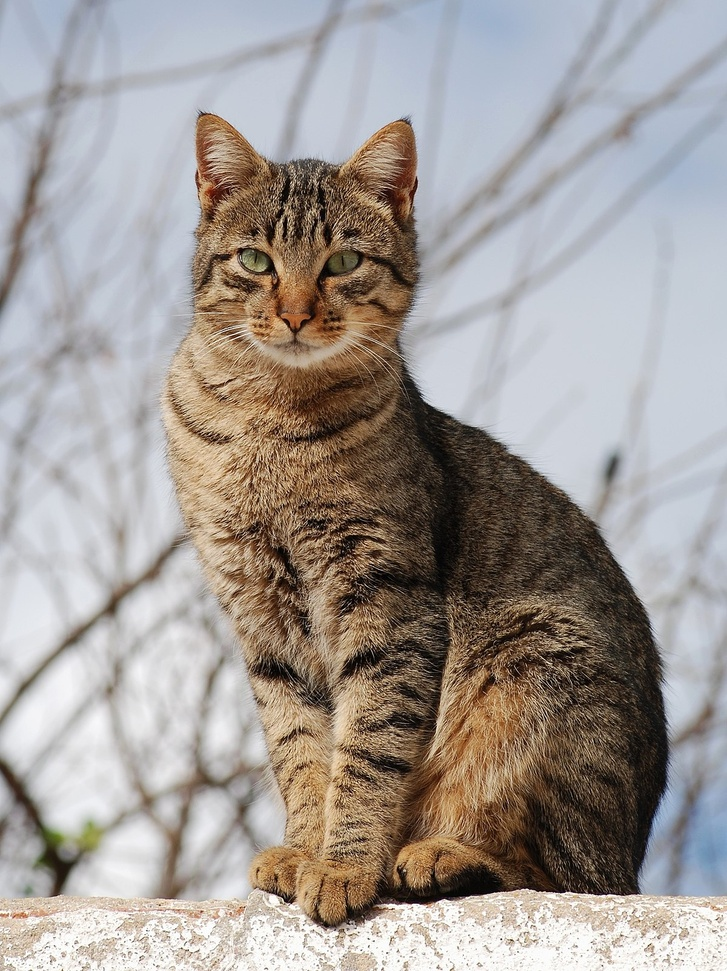
#> input picture Classwork#5/cat.jpg, 727 x 971 px, shrunk from 1200 x 1602 before the run
$ python test.py
#> lines starting #> are read from the running program, lines starting #| are printed output that depends on the picture
import numpy as np
import cv2 as cv

def sobel_filter(image):
    sobel_x = np.array([[-1, 0, 1],
                        [-2, 0, 2],
                        [-1, 0, 1]])

    sobel_y = np.array([[-1, -2, -1],
                        [ 0,  0,  0],
                        [ 1,  2,  1]])

    grad_x = cv.filter2D(image, -1, sobel_x)
    grad_y = cv.filter2D(image, -1, sobel_y)

    cv.imwrite('sobelimg_X.png', grad_x)
    return grad_x, sobel_x

def fourier_transform(img):
    img = img.astype(np.float32)
    imgF = np.fft.fft2(img)
    # imgF = np.fft.fftshift(imgF)
    return imgF

def dot_product(fourier_img, fourier_sobel_filter):
    dot = fourier_img * fourier_sobel_filter
    return dot

def inverse_fourier_transform(con_img):
    imglnv = np.fft.ifft2(con_img)
    imglnv = np.real(imglnv)
    imglnv = imglnv.astype(np.uint8)
    cv.imwrite('output.png', imglnv)

if __name__ == '__main__':
    img = cv.imread('cat.jpg', cv.IMREAD_GRAYSCALE)
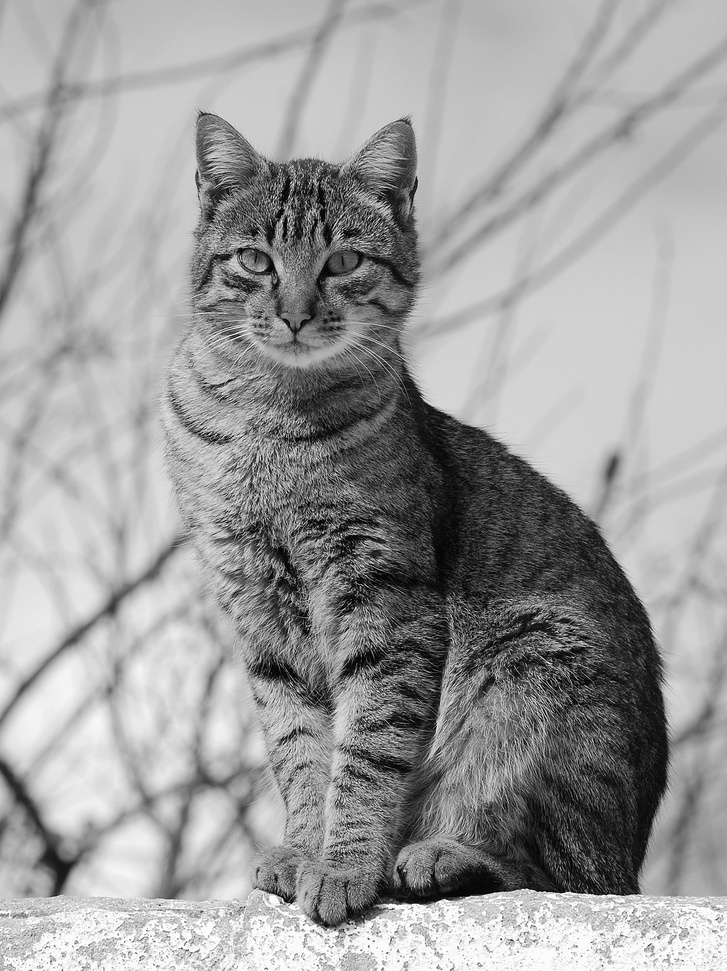
#> img: shape (971, 727); min 0, max 255, mean 156.4
    sobel_output, sobelFilter = sobel_filter(img)
#> in sobel_filter, `grad_x = cv.filter2D(image, -1, sobel_x)`:
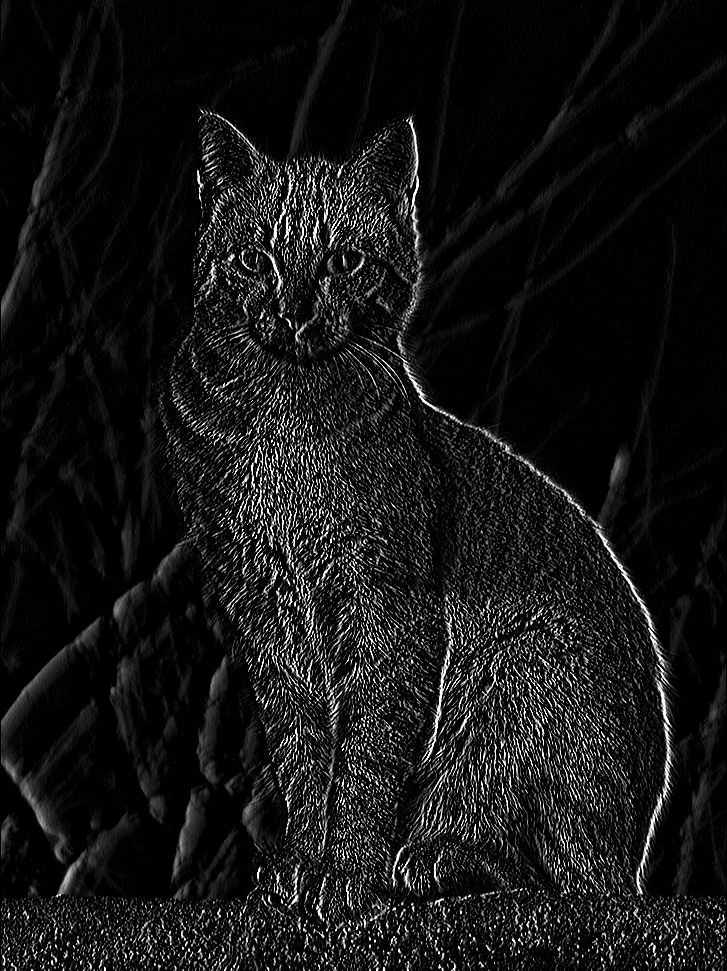
#> grad_x: shape (971, 727); min 0, max 255, mean 20.8
#> in sobel_filter, `grad_y = cv.filter2D(image, -1, sobel_y)`:
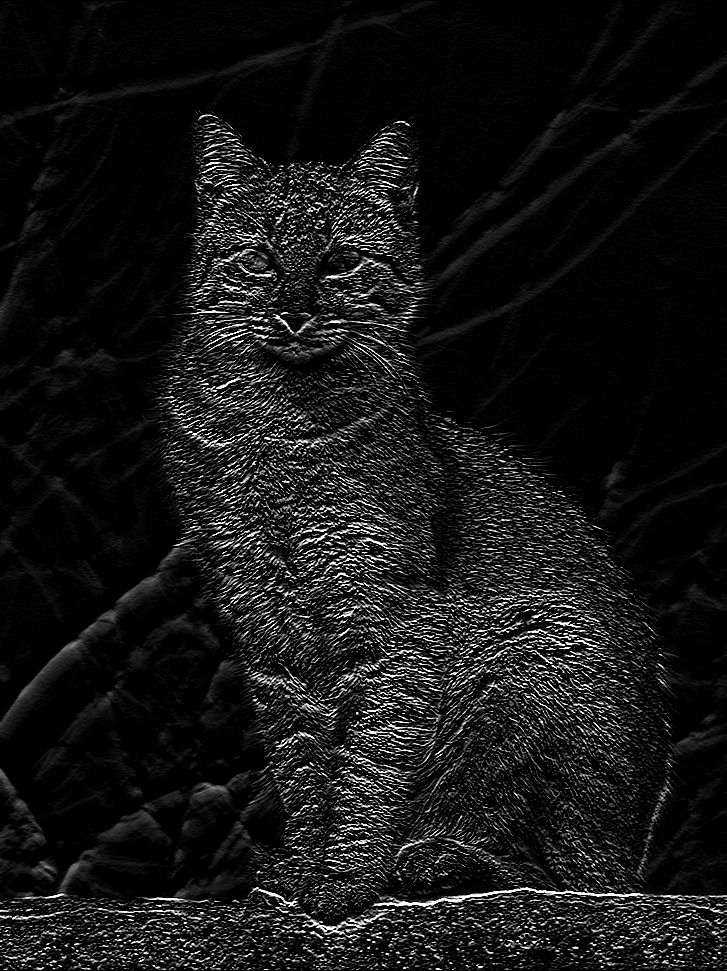
#> grad_y: shape (971, 727); min 0, max 255, mean 21.1
#> sobelFilter = [[-1, 0, 1], [-2, 0, 2], [-1, 0, 1]]

    # Convert Sobel filter to the frequency domain
    fourier_sobel_filter = fourier_transform(sobelFilter)

    # Convert the input image to the frequency domain
    fourier_img = fourier_transform(img)

    h, w = fourier_img.shape
#> h = 971; w = 727
    pad_height = max(0, h - fourier_sobel_filter.shape[0])
#> pad_height = 968
    pad_width = max(0, w - fourier_sobel_filter.shape[1])
#> pad_width = 724
    padded_array = np.pad(fourier_sobel_filter, ((0, pad_height), (0, pad_width)), mode='constant', constant_values=0)

    # Perform the dot product in the frequency domain
    product = dot_product(fourier_img, padded_array)

    # Convert the result back to the spatial domain
    inverse_fourier_transform(product)
#> in inverse_fourier_transform, `imglnv = np.real(imglnv)`:
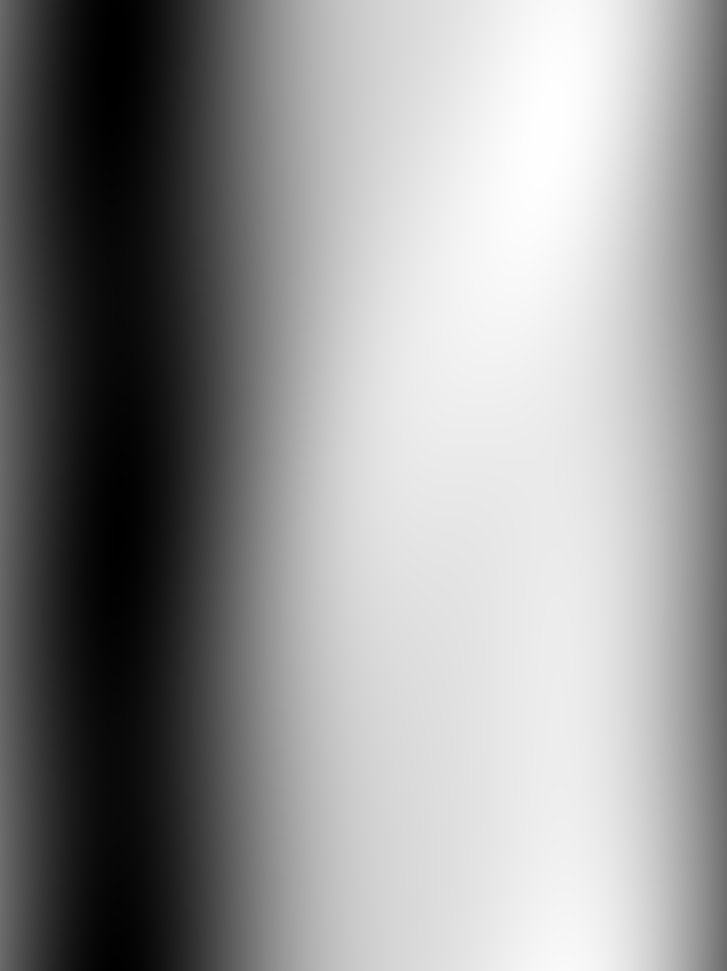
#> imglnv: shape (971, 727) float64; min -167.2, max 119, mean 0; drawn with min black and max white
#> in inverse_fourier_transform, `imglnv = imglnv.astype(np.uint8)`:
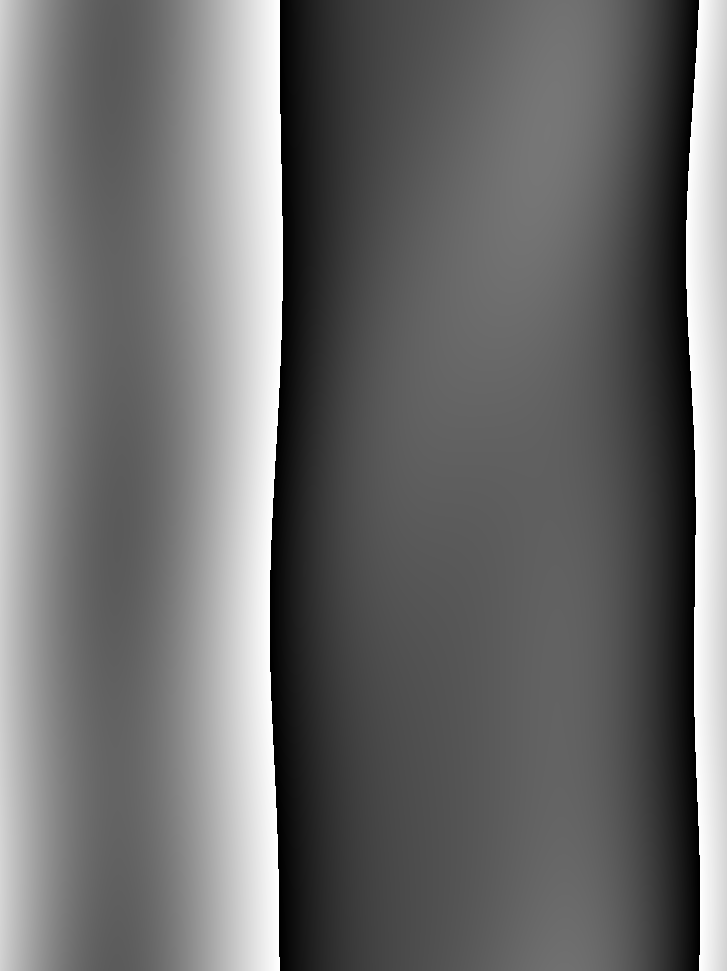
#> imglnv: shape (971, 727); min 0, max 255, mean 109.3
